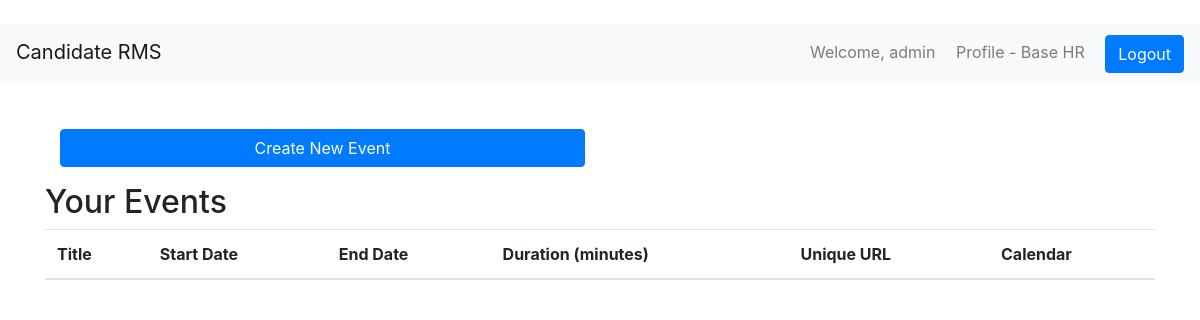
The app's page /my-event/ (signed in), older data.
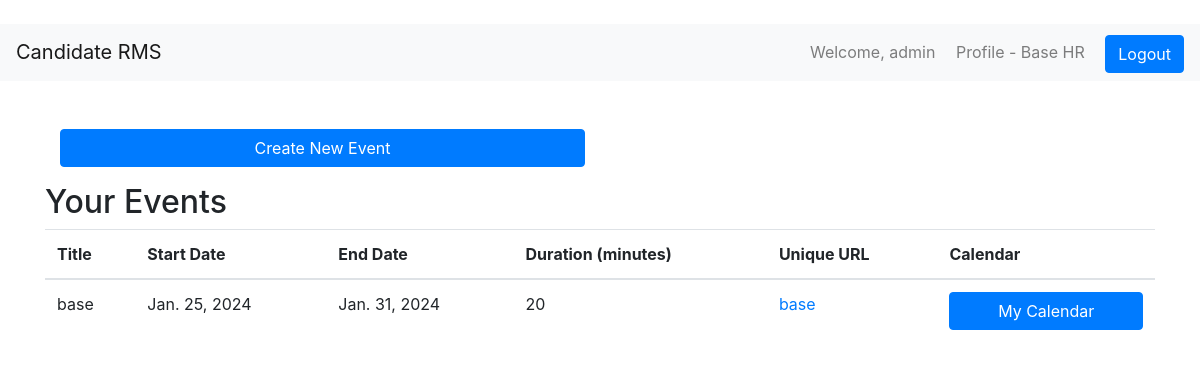
The same page, newer data.
### main/models.py (models this page shows, shortened)
class CalendarEvent(models.Model):
    user = models.ForeignKey(User, on_delete=models.CASCADE)
    title = models.CharField(max_length=255)
    link = models.URLField()
    start = models.DateField()
    end = models.DateField()
    duration_minutes = models.IntegerField()
    unique_url = models.SlugField(unique=True, blank=True, null=True, max_length=100)
    attendees = models.TextField(blank=True, null=True)

### main/views.py (the view, shortened to what this page needs)
# urls.py: path('my-event/', MyEvents.as_view(), name='my_event'),
class MyEvents(View):
    template_name = 'my_event.html'
    def get(self, request, *args, **kwargs):
        form = CalendarEventForm()
        user_events = CalendarEvent.objects.filter(user=request.user)
        return render(request, self.template_name, {'form': form, 'user_events': user_events})

### templates/my_event.html (shortened to what this page needs)
{% extends 'base.html' %}
{% block content %}
<div class="col-md-6 mb-3">
    <button class="btn btn-primary btn-block" data-toggle="modal" data-target="#eventCreationModal">Create New Event</button>
</div>
<h2>Your Events</h2>
    <table class="table">
        <thead>
            <tr>
                <th>Title</th>
                <th>Start Date</th>
                <th>End Date</th>
                <th>Duration (minutes)</th>
                <th>Unique URL</th>
                <th> Calendar </th>
            </tr>
        </thead>
        <tbody>
            {% for event in user_events %}
                <tr>
                    <td>{{ event.title }}</td>
                    <td>{{ event.start }}</td>
                    <td>{{ event.end }}</td>
                    <td>{{ event.duration_minutes }}</td>
                    <td><a href="http://127.0.0.1:8000/shared_calendar/{{ event.unique_url }}" target="_blank">{{ event.unique_url }}</a></td>
                    <td><button class="btn btn-primary btn-block" onclick="openMyCalendar({{ event.id }})">My Calendar</button></td>
                </tr>
            {% endfor %}
        </tbody>
    </table>
{% endblock %}

Row changes from the older to the newer data that the page shows:
added CalendarEvent: title "base", start "Jan. 25, 2024", end "Jan. 31, 2024", duration_minutes "20", unique_url "base"
